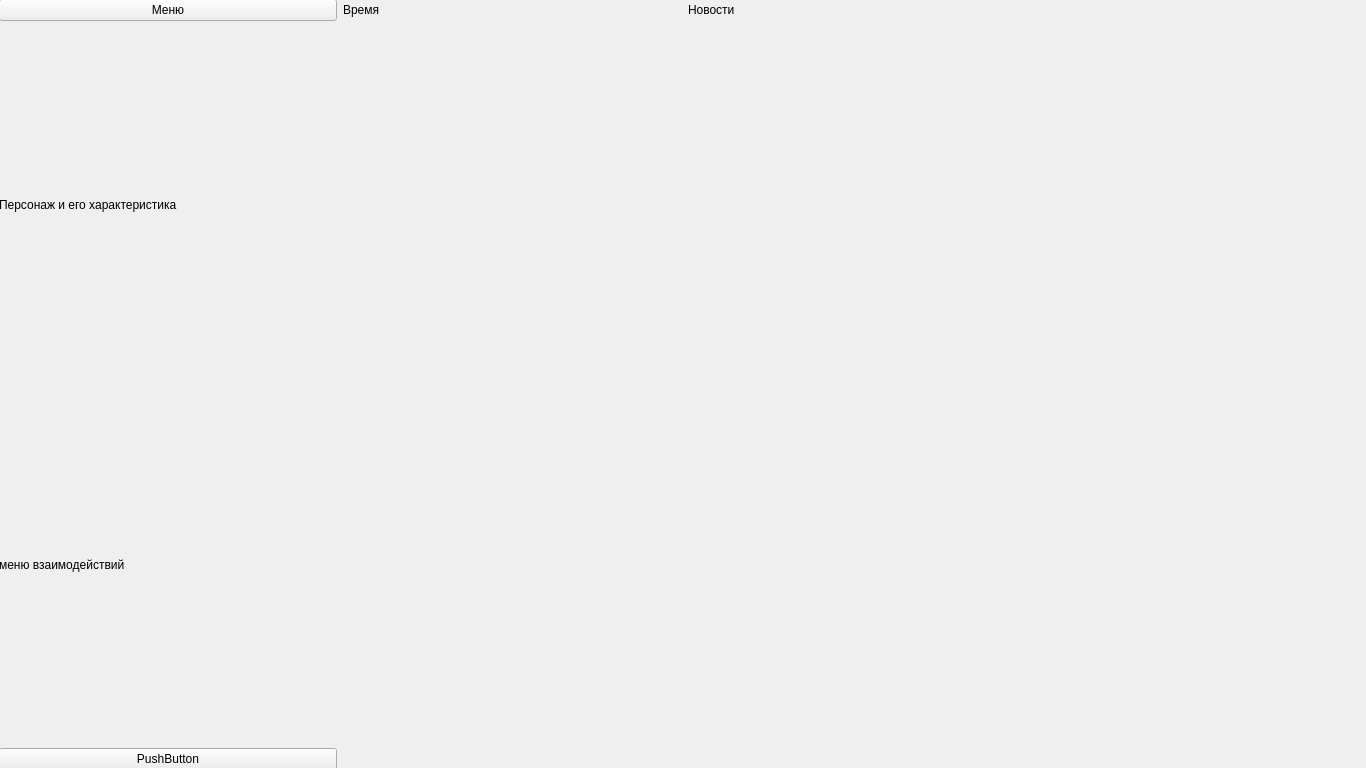
<?xml version="1.0" encoding="UTF-8"?>
<ui version="4.0">
 <class>MainWindow</class>
 <widget class="QMainWindow" name="MainWindow">
  <property name="geometry">
   <rect>
    <x>0</x>
    <y>0</y>
    <width>1366</width>
    <height>768</height>
   </rect>
  </property>
  <property name="windowTitle">
   <string>MainWindow</string>
  </property>
  <widget class="QWidget" name="centralwidget">
   <widget class="QWidget" name="gridLayoutWidget">
    <property name="geometry">
     <rect>
      <x>-1</x>
      <y>-1</y>
      <width>1371</width>
      <height>771</height>
     </rect>
    </property>
    <layout class="QGridLayout" name="gridLayout">
     <item row="3" column="0">
      <widget class="QLabel" name="label_4">
       <property name="text">
        <string>меню взаимодействий</string>
       </property>
      </widget>
     </item>
     <item row="2" column="0" colspan="3">
      <widget class="QLabel" name="label_3">
       <property name="text">
        <string>Персонаж и его характеристика</string>
       </property>
      </widget>
     </item>
     <item row="1" column="0">
      <widget class="QPushButton" name="pushButton">
       <property name="text">
        <string>Меню</string>
       </property>
      </widget>
     </item>
     <item row="4" column="0">
      <widget class="QPushButton" name="pushButton_2">
       <property name="text">
        <string>PushButton</string>
       </property>
      </widget>
     </item>
     <item row="1" column="1">
      <widget class="QLabel" name="label">
       <property name="text">
        <string>Время</string>
       </property>
      </widget>
     </item>
     <item row="1" column="2" colspan="2">
      <widget class="QLabel" name="label_2">
       <property name="text">
        <string>Новости</string>
       </property>
      </widget>
     </item>
    </layout>
   </widget>
  </widget>
 </widget>
 <resources/>
 <connections/>
</ui>
